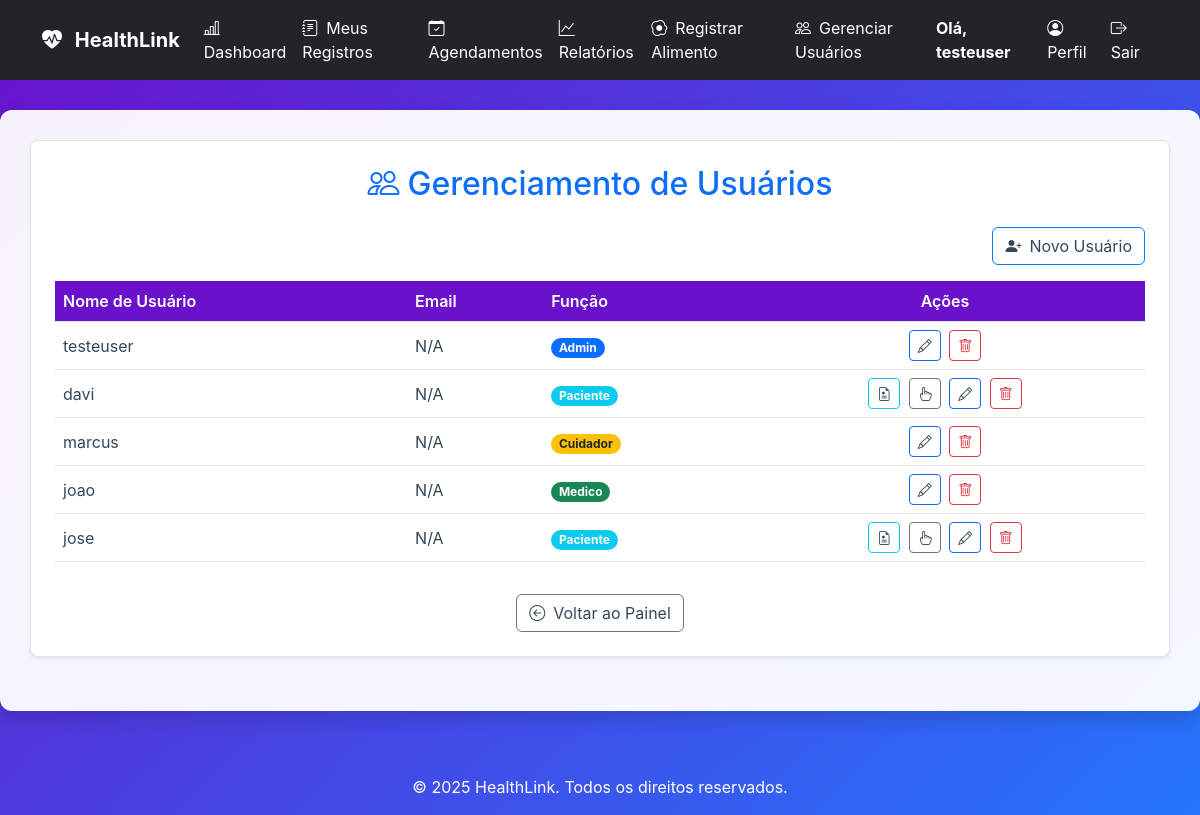
The page /gerenciar_usuarios (signed in) on the database its author committed.
### tables this page shows
CREATE TABLE users (
                    id INTEGER PRIMARY KEY,
                    username TEXT UNIQUE NOT NULL,
                    password_hash TEXT NOT NULL,
                    role TEXT NOT NULL DEFAULT 'paciente',
                    email TEXT,
                    nome TEXT,
                    razao_ic REAL,
                    fator_sensibilidade REAL,
                    data_nascimento TEXT,
                    sexo TEXT
                , nome_completo TEXT, telefone TEXT, medico_id INTEGER, meta_glicemia INTEGER, documento TEXT, crm TEXT, especialidade TEXT, cns TEXT);

### app.py (the view)
@app.route('/gerenciar_usuarios')
@login_required
def gerenciar_usuarios():
    if not (current_user.is_admin or current_user.role == 'secretario'):
        flash('Acesso não autorizado.', 'danger')
        return redirect(url_for('dashboard'))
    usuarios = db_manager.carregar_todos_os_usuarios()
    return render_template('gerenciar_usuarios.html', usuarios=usuarios)

### app.py (called while the page is built)
@login_manager.user_loader
def load_user(user_id):
    if db_manager:
        user_data = db_manager.carregar_usuario_por_id(int(user_id))
        if user_data:
            return User(
                id=user_data.get('id'),
                username=user_data.get('username'),
                password_hash=user_data.get('password_hash'),
                role=user_data.get('role', 'user').lower(),
                email=user_data.get('email'),
                razao_ic=user_data.get('razao_ic', 1.0),
                fator_sensibilidade=user_data.get('fator_sensibilidade', 1.0),
                data_nascimento=user_data.get('data_nascimento'),
                sexo=user_data.get('sexo')
            )
    return None

@app.context_processor
def inject_now():
    return {'now': datetime.now}

    @property
    def is_admin(self):
        return self.role == 'admin'

    @property
    def is_paciente(self):
        return self.role == 'paciente' or self.role == 'user' # Mantendo 'user' por compatibilidade

### database_manager.py (called while the page is built)
    def get_db_connection(self):
        conn = sqlite3.connect(self.db_path)
        conn.row_factory = sqlite3.Row
        return conn

    def carregar_usuario_por_id(self, user_id):
        conn = self.get_db_connection()
        user_data = conn.execute(
            "SELECT id, username, role, email, nome_completo, razao_ic, fator_sensibilidade, data_nascimento, sexo, telefone, medico_id FROM users WHERE id = ?",
            (user_id,)
        ).fetchone()
        conn.close()
        return dict(user_data) if user_data else None

    def carregar_todos_os_usuarios(self, perfil=None):
        conn = self.get_db_connection()
        cursor = conn.cursor()
        query = "SELECT id, username, role FROM users"
        params = ()
        if perfil:
            query += " WHERE role = ?" # Corrigi para 'role' ao invés de 'perfil'
            params = (perfil,)
        cursor.execute(query, params)
        usuarios = cursor.fetchall()
        conn.close()
        return [{'id': row['id'], 'username': row['username'], 'role': row['role']} for row in usuarios]

### templates/gerenciar_usuarios.html (shortened to what this page needs)
{% extends 'base.html' %}
{% block content %}
<div class="card p-4 shadow-sm mb-4">
    <h2 class="mb-4 text-center text-primary">
        <i class="bi bi-people me-2"></i>Gerenciamento de Usuários
    </h2>
    <div class="d-flex justify-content-end mb-3">
        <a href="{{ url_for('cadastro') }}" class="btn btn-primary">
            <i class="bi bi-person-plus-fill me-2"></i>Novo Usuário
        </a>
    </div>
    <div class="table-responsive">
        <table class="table table-hover align-middle">
            <thead>
                <tr>
                    <th>Nome de Usuário</th>
                    <th>Email</th>
                    <th>Função</th>
                    <th class="text-center">Ações</th>
                </tr>
            </thead>
            <tbody>
                {% for usuario in usuarios %}
                <tr>
                    <td>{{ usuario['username'] }}</td>
                    <td>{{ usuario.get('email', 'N/A') }}</td>
                    <td>
                        {% set role = usuario.get('role', 'padrão') %}
                        <span class="badge rounded-pill bg-{{
                            'success' if role == 'medico' else
                            'primary' if role == 'admin' else
                            'info' if role == 'paciente' or role == 'user' else
                            'warning text-dark' if role == 'cuidador' else
                            'secondary'
                        }}">
                            {{ role|capitalize }}
                        </span>
                    </td>
                    <td class="text-center actions-column">
                        {% if usuario.get('role') == 'user' or usuario.get('role') == 'paciente' %}
                        <a href="{{ url_for('ficha_acompanhamento', paciente_id=usuario['id']) }}"
                            class="btn btn-sm btn-outline-info me-1" title="Ficha Clínica">
                            <i class="bi bi-file-earmark-medical"></i>
                        </a>
                        <a href="{{ url_for('vincular_cuidador', username=usuario['username']) }}"
                            class="btn btn-sm btn-outline-secondary me-1" title="Vincular Cuidador">
                            <i class="bi bi-hand-index"></i>
                        </a>
                        {% endif %}
                        <a href="{{ url_for('editar_usuario', username=usuario['username']) }}"
                            class="btn btn-sm btn-outline-primary me-1" title="Editar Usuário">
                            <i class="bi bi-pencil"></i>
                        </a>
                        <form method="POST" action="{{ url_for('excluir_usuario', username=usuario['username']) }}"
                            style="display:inline;">
                            <button type="submit" class="btn btn-sm btn-outline-danger" title="Excluir Usuário"
                                onclick="return confirm('Tem certeza que deseja excluir o usuário {{ usuario.username }}?');">
                                <i class="bi bi-trash"></i>
                            </button>
                        </form>
                    </td>
                </tr>
                {% else %}
                <tr>
                    <td colspan="4" class="text-center py-4">Nenhum usuário cadastrado.</td>
                </tr>
                {% endfor %}
            </tbody>
        </table>
    </div>
    <div class="text-center">
        <a href="{{ url_for('dashboard_gestao') }}" class="btn btn-secondary mt-3">
            <i class="bi bi-arrow-left-circle me-2"></i>Voltar ao Painel
        </a>
    </div>
</div>
{% endblock %}

### templates/base.html (shortened to what this page needs)
<!DOCTYPE html>
<html lang="pt-br">
<head>
    <link href="https://cdn.jsdelivr.net/npm/bootstrap@5.3.0/dist/css/bootstrap.min.css" rel="stylesheet">
    <link href="https://cdn.jsdelivr.net/npm/bootstrap-icons/font/bootstrap-icons.css" rel="stylesheet">
    <link rel="stylesheet" href="{{ url_for('static', filename='css/style.css') }}">
</head>
<body>
    <nav class="navbar navbar-expand-lg navbar-dark bg-dark">
        <div class="container">
            <a class="navbar-brand fw-bold" href="{{ url_for('index') }}">
                <i class="bi bi-heart-pulse-fill me-2"></i> HealthLink
            </a>
            <div class="collapse navbar-collapse" id="navbarNav">
                <ul class="navbar-nav me-auto">
                    {% if current_user.is_authenticated %}
                    <li class="nav-item">
                        <a class="nav-link" href="{{ url_for('dashboard_gestao') }}">
                            <i class="bi bi-bar-chart-line me-2"></i>Dashboard
                        </a>
                    </li>
                    <li class="nav-item">
                        <a class="nav-link" href="{{ url_for('registros') }}">
                            <i class="bi bi-journal-text me-2"></i>Meus Registros
                        </a>
                    </li>
                    {% if current_user.role in ['medico', 'secretario', 'admin'] %}
                    <li class="nav-item">
                        <a class="nav-link" href="{{ url_for('gerenciar_agendamentos') }}">
                            <i class="bi bi-calendar-check me-2"></i>Agendamentos
                        </a>
                    </li>
                    <li class="nav-item">
                        <a class="nav-link" href="{{ url_for('relatorios.relatorios') }}">
                            <i class="bi bi-graph-up me-2"></i>Relatórios
                        </a>
                    </li>
                    {% endif %}
                    {% if current_user.role in ['secretario', 'admin'] %}
                    <li class="nav-item">
                        <a class="nav-link" href="{{ url_for('registrar_alimento_redirect') }}">
                            <i class="bi bi-egg-fried me-2"></i>Registrar Alimento
                        </a>
                    </li>
                    <li class="nav-item">
                        <a class="nav-link" href="{{ url_for('gerenciar_usuarios') }}">
                            <i class="bi bi-people me-2"></i>Gerenciar Usuários
                        </a>
                    </li>
                    {% endif %}
                    {% endif %}
                </ul>
                <ul class="navbar-nav">
                    {% if current_user.is_authenticated %}
                    <li class="nav-item me-3 d-flex align-items-center">
                        <span class="navbar-text text-white fw-bold">
                            Olá, {{ current_user.username or current_user.nome_completo }}
                        </span>
                    </li>
                    <li class="nav-item">
                        <a class="nav-link" href="{{ url_for('perfil_paciente', paciente_id=current_user.id) }}">
                            <i class="bi bi-person-circle me-2"></i>Perfil
                        </a>
                    </li>
                    <li class="nav-item">
                        <a class="nav-link text-danger" href="{{ url_for('logout') }}">
                            <i class="bi bi-box-arrow-right me-2"></i>Sair
                        </a>
                    </li>
                    {% endif %}
                </ul>
            </div>
        </div>
    </nav>
    <main id="main-content">
        <div class="container">
            {% block content %}
            {% endblock %}
        </div>
    </main>
    <footer class="text-white text-center py-3 mt-5">
        &copy; {{ now().year }} HealthLink. Todos os direitos reservados.
    </footer>
</body>
</html>

### static/css/style.css (style rules this page uses)
:root { --primary-color: #007bff; --accent-color: #6a11cb; --text-dark: #344759; --text-light: white; --gradient-bg: linear-gradient(135deg, #6a11cb 0%, #2575fc 100%); --success-color: #28a745; --danger-color: #dc3545; --info-color: #17a2b8; --shadow-sm: 0 2px 4px rgba(0, 0, 0, 0.1); --shadow-lg: 0 8px 20px rgba(0, 0, 0, 0.15); }
body, html { margin: 0; padding: 0; height: 100%; font-family: -apple-system, BlinkMacSystemFont, "Segoe UI", Roboto, "Helvetica Neue", Arial, sans-serif; color: var(--text-dark); }
#app-wrapper, body { background: var(--gradient-bg); min-height: 100vh; }
#main-content .container { background-color: rgba(255, 255, 255, 0.95); padding: 30px; border-radius: 12px; box-shadow: var(--shadow-lg); max-width: 1200px; width: 100%; margin-top: 30px; }
.navbar-nav .nav-link, .navbar-brand { color: var(--text-light) !important; }
h1, h2, h3 { color: var(--accent-color); margin-top: 0; margin-bottom: 20px; }
.card { background-color: white; border: 1px solid #e0e6ed; border-radius: 8px; box-shadow: var(--shadow-sm); padding: 20px; margin-bottom: 20px; }
.btn-primary { background-color: var(--primary-color); border-color: var(--primary-color); color: white; }
.table th { background-color: var(--accent-color); color: white; font-weight: bold; }
.table td { color: var(--text-dark); }
.card a, .card h6, .card p { color: var(--text-dark) !important; background: transparent !important; }
.table thead { background-color: #5d2590; }
.table th { color: white; font-weight: 600; }

### rows shown on the page
users: username "testeuser", get "N/A", role "Admin"
users: username "davi", get "N/A", role "Paciente"
users: username "marcus", get "N/A", role "Cuidador"
users: username "joao", get "N/A", role "Medico"
users: username "jose", get "N/A", role "Paciente"
